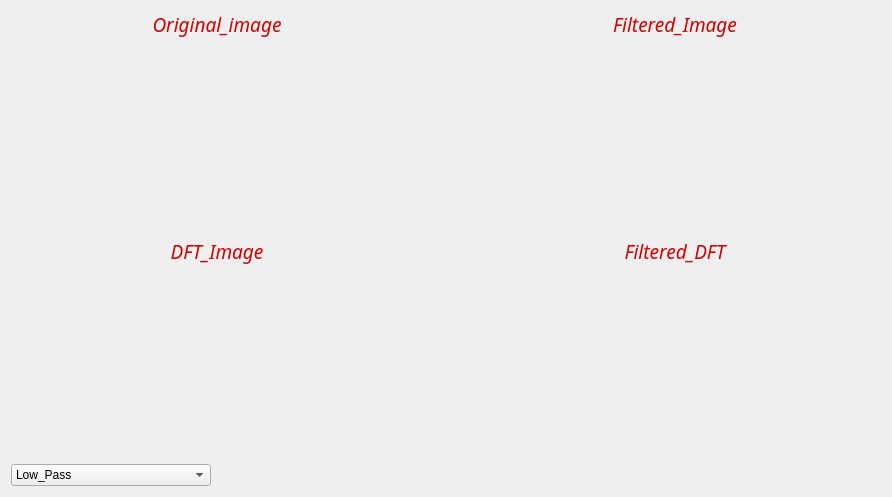
<?xml version="1.0" encoding="UTF-8"?>
<ui version="4.0">
 <class>Form</class>
 <widget class="QWidget" name="Form">
  <property name="geometry">
   <rect>
    <x>0</x>
    <y>0</y>
    <width>892</width>
    <height>497</height>
   </rect>
  </property>
  <property name="windowTitle">
   <string>Form</string>
  </property>
  <layout class="QGridLayout" name="gridLayout_2">
   <item row="1" column="0" colspan="2">
    <layout class="QGridLayout" name="gridLayout" rowstretch="1,20,1,20" columnstretch="20,0,20">
     <item row="2" column="0">
      <widget class="QLabel" name="label_3">
       <property name="font">
        <font>
         <family>Ubuntu Condensed</family>
         <pointsize>14</pointsize>
         <weight>9</weight>
         <italic>true</italic>
         <bold>false</bold>
        </font>
       </property>
       <property name="styleSheet">
        <string notr="true">color: rgb(204, 0, 0);
font: 75 italic 14pt &quot;Ubuntu Condensed&quot;;</string>
       </property>
       <property name="text">
        <string>DFT_Image</string>
       </property>
       <property name="alignment">
        <set>Qt::AlignCenter</set>
       </property>
      </widget>
     </item>
     <item row="0" column="2">
      <widget class="QLabel" name="label">
       <property name="font">
        <font>
         <family>Ubuntu Condensed</family>
         <pointsize>14</pointsize>
         <weight>9</weight>
         <italic>true</italic>
         <bold>false</bold>
        </font>
       </property>
       <property name="styleSheet">
        <string notr="true">color: rgb(204, 0, 0);
font: 75 italic 14pt &quot;Ubuntu Condensed&quot;;</string>
       </property>
       <property name="text">
        <string>Filtered_Image</string>
       </property>
       <property name="alignment">
        <set>Qt::AlignCenter</set>
       </property>
      </widget>
     </item>
     <item row="3" column="0">
      <layout class="QVBoxLayout" name="dft_layout">
       <item>
        <spacer name="verticalSpacer_2">
         <property name="orientation">
          <enum>Qt::Vertical</enum>
         </property>
         <property name="sizeHint" stdset="0">
          <size>
           <width>20</width>
           <height>40</height>
          </size>
         </property>
        </spacer>
       </item>
      </layout>
     </item>
     <item row="1" column="0">
      <layout class="QVBoxLayout" name="image_layout">
       <item>
        <spacer name="verticalSpacer">
         <property name="orientation">
          <enum>Qt::Vertical</enum>
         </property>
         <property name="sizeHint" stdset="0">
          <size>
           <width>20</width>
           <height>40</height>
          </size>
         </property>
        </spacer>
       </item>
      </layout>
     </item>
     <item row="1" column="2">
      <layout class="QVBoxLayout" name="filtered_layout">
       <item>
        <spacer name="verticalSpacer_3">
         <property name="orientation">
          <enum>Qt::Vertical</enum>
         </property>
         <property name="sizeHint" stdset="0">
          <size>
           <width>20</width>
           <height>40</height>
          </size>
         </property>
        </spacer>
       </item>
      </layout>
     </item>
     <item row="1" column="1">
      <spacer name="horizontalSpacer">
       <property name="orientation">
        <enum>Qt::Horizontal</enum>
       </property>
       <property name="sizeHint" stdset="0">
        <size>
         <width>40</width>
         <height>20</height>
        </size>
       </property>
      </spacer>
     </item>
     <item row="0" column="0">
      <widget class="QLabel" name="Original_image">
       <property name="font">
        <font>
         <family>Ubuntu Condensed</family>
         <pointsize>14</pointsize>
         <weight>9</weight>
         <italic>true</italic>
         <bold>false</bold>
        </font>
       </property>
       <property name="styleSheet">
        <string notr="true">color: rgb(204, 0, 0);
font: 75 italic 14pt &quot;Ubuntu Condensed&quot;;</string>
       </property>
       <property name="text">
        <string>Original_image</string>
       </property>
       <property name="alignment">
        <set>Qt::AlignCenter</set>
       </property>
      </widget>
     </item>
     <item row="2" column="2">
      <widget class="QLabel" name="label_7">
       <property name="font">
        <font>
         <family>Ubuntu Condensed</family>
         <pointsize>14</pointsize>
         <weight>9</weight>
         <italic>true</italic>
         <bold>false</bold>
        </font>
       </property>
       <property name="styleSheet">
        <string notr="true">color: rgb(204, 0, 0);
font: 75 italic 14pt &quot;Ubuntu Condensed&quot;;</string>
       </property>
       <property name="text">
        <string>Filtered_DFT</string>
       </property>
       <property name="alignment">
        <set>Qt::AlignCenter</set>
       </property>
      </widget>
     </item>
     <item row="3" column="2">
      <layout class="QVBoxLayout" name="filtered_dft_layout">
       <item>
        <spacer name="verticalSpacer_4">
         <property name="orientation">
          <enum>Qt::Vertical</enum>
         </property>
         <property name="sizeHint" stdset="0">
          <size>
           <width>20</width>
           <height>40</height>
          </size>
         </property>
        </spacer>
       </item>
      </layout>
     </item>
    </layout>
   </item>
   <item row="2" column="0">
    <widget class="QComboBox" name="filters_list">
     <property name="enabled">
      <bool>true</bool>
     </property>
     <property name="minimumSize">
      <size>
       <width>200</width>
       <height>0</height>
      </size>
     </property>
     <property name="tabletTracking">
      <bool>false</bool>
     </property>
     <property name="toolTip">
      <string/>
     </property>
     <property name="currentIndex">
      <number>0</number>
     </property>
     <property name="insertPolicy">
      <enum>QComboBox::InsertAtBottom</enum>
     </property>
     <item>
      <property name="text">
       <string>Low_Pass</string>
      </property>
     </item>
     <item>
      <property name="text">
       <string>High_Pass</string>
      </property>
     </item>
     <item>
      <property name="text">
       <string>Median</string>
      </property>
     </item>
     <item>
      <property name="text">
       <string>LaPlacian</string>
      </property>
     </item>
    </widget>
   </item>
   <item row="2" column="1">
    <spacer name="horizontalSpacer_2">
     <property name="orientation">
      <enum>Qt::Horizontal</enum>
     </property>
     <property name="sizeHint" stdset="0">
      <size>
       <width>40</width>
       <height>20</height>
      </size>
     </property>
    </spacer>
   </item>
  </layout>
 </widget>
 <resources/>
 <connections/>
</ui>
